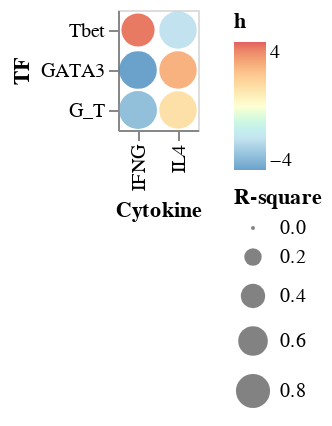

This figure's notebook cell:
### Code cell
cmap = ['#2c7bb6','#abd9e9','#ffffbf','#fdae61','#d7191c']

alt.Chart(dxv[dxv.StimulationType=="WT"]).mark_point(filled=True).encode(
     x= alt.X("Cytokine"),
     y=alt.Y("TF",sort=['Tbet','GATA3','G_T']),
     size=alt.Size("R-square"),#,scale=alt.Scale(domain=[0.2,0.6,0.9])),
     color=alt.Color("h",scale=alt.Scale(domain=[-4,4],range=cmap,clamp=True))
)

### Figure 1 — Vega-Lite specification as saved in the notebook (floating-point values rounded to 4 significant figures)
{"config": {"view": {"continuousWidth": 400, "continuousHeight": 300}}, "data": {"name": "data-eb1f374aba0621f631c4074239cacc7d"}, "mark": {"type": "point", "filled": true}, "encoding": {"color": {"field": "h", "scale": {"clamp": true, "domain": [-4, 4], "range": ["#2c7bb6", "#abd9e9", "#ffffbf", "#fdae61", "#d7191c"]}, "type": "quantitative"}, "size": {"field": "R-square", "type": "quantitative"}, "x": {"field": "Cytokine", "type": "nominal"}, "y": {"field": "TF", "sort": ["Tbet", "GATA3", "G_T"], "type": "nominal"}}, "$schema": "https://vega.github.io/schema/vega-lite/v4.17.0.json", "datasets": {"data-eb1f374aba0621f631c4074239cacc7d": [{"StimulationType": "WT", "Cytokine": "IL4", "TF": "GATA3", "R-square": 0.9655, "Y_Max": 11.96, "K": 861.4, "h": 2.491, "coefficient": "HillCoefficient"}, {"StimulationType": "WT", "Cytokine": "IL4", "TF": "G_T", "R-square": 0.9694, "Y_Max": 14.51, "K": 2.016, "h": 1.158, "coefficient": "HillCoefficient"}, {"StimulationType": "WT", "Cytokine": "IL4", "TF": "Tbet", "R-square": 0.9688, "Y_Max": 23.98, "K": 347.5, "h": -2.066, "coefficient": "HillCoefficient"}, {"StimulationType": "WT", "Cytokine": "IFNG", "TF": "G_T", "R-square": 0.9924, "Y_Max": 1198000.0, "K": 0.00715, "h": -3.096, "coefficient": "HillCoefficient"}, {"StimulationType": "WT", "Cytokine": "IFNG", "TF": "GATA3", "R-square": 0.9738, "Y_Max": 14.56, "K": 432.1, "h": -7.505, "coefficient": "HillCoefficient"}, {"StimulationType": "WT", "Cytokine": "IFNG", "TF": "Tbet", "R-square": 0.7554, "Y_Max": 102000.0, "K": 17030.0, "h": 3.654, "coefficient": "HillCoefficient"}]}}
